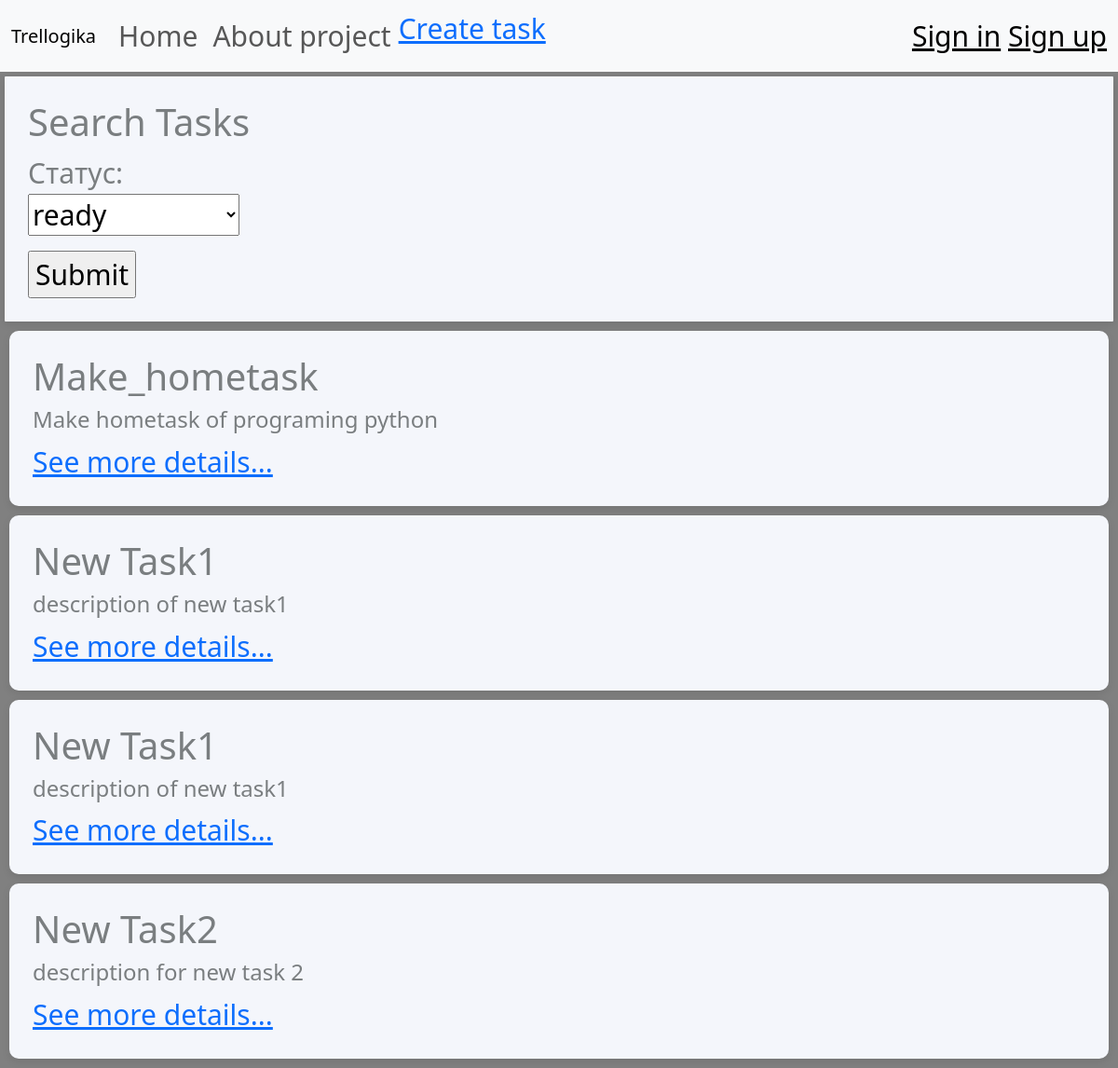
Before: / with the older database file.
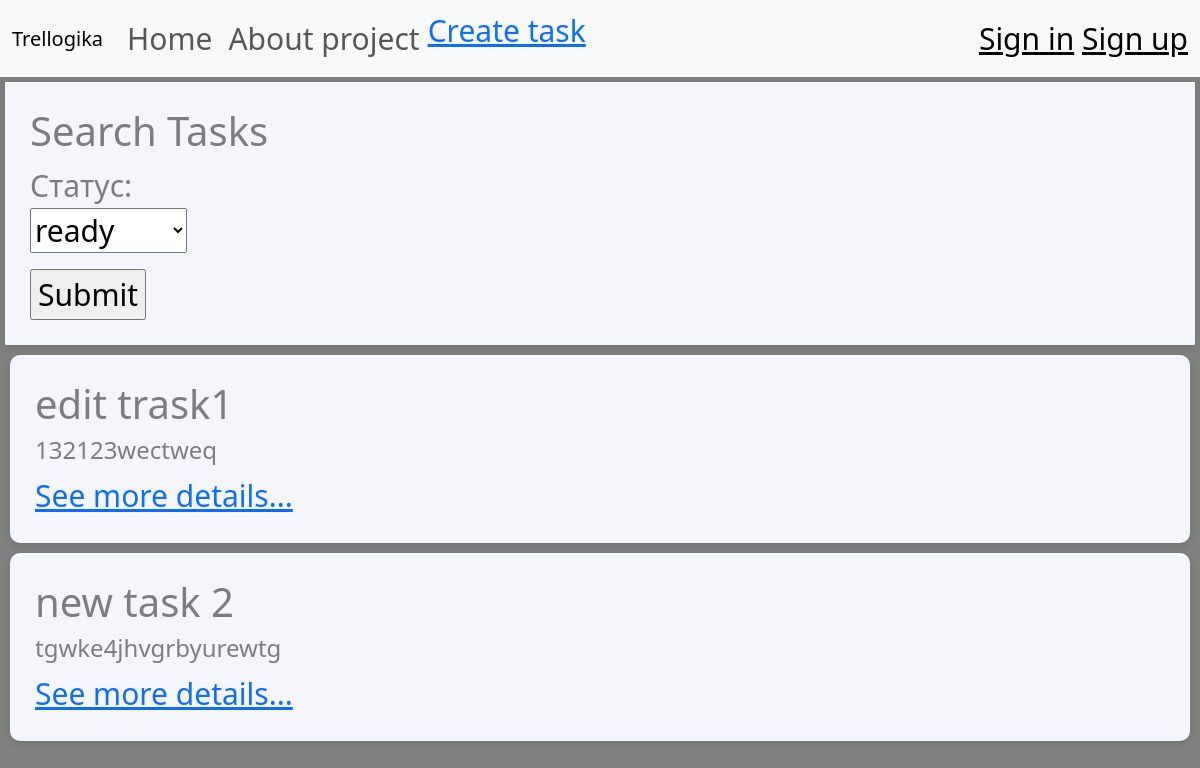
After: the same page with the newer database file.
### task_app/models.py (models this page shows, shortened)
class Task(models.Model):
    task_name = models.CharField(max_length=100)
    description = models.TextField()
    status = models.ForeignKey(State, on_delete=models.DO_NOTHING)
    preorety = models.ForeignKey(Preoretis, on_delete=models.DO_NOTHING)
    date_start = models.DateTimeField(blank=True, null=True)
    date_finished = models.DateTimeField(blank=True, null=True)
    creator = models.ForeignKey(User, null=True, blank=True, on_delete=models.SET_NULL) #who created the task

### task_app/views.py (the view)
# urls.py: path('', views.TaskList.as_view(), name='task_list'),
class TaskList(ListView):
    model = Task
    template_name = 'task_app/tasklist.html'
    context_object_name = 'tasks'
    def get_context_data(self, **kwargs):
        context = super().get_context_data(**kwargs)
        context['form'] = FilterTaskForm(self.request.GET)
        return context
    def get_queryset(self):
        queryset = super().get_queryset()
        status = self.request.GET.get("status", 'all')
        if status != 'all':
            try:
                state = get_object_or_404(State, name=status)
                queryset = queryset.filter(status=state)
            except State.DoesNotExist:
                queryset = Task.objects.none()  # Empty queryset
        return queryset

### task_app/forms.py
class FilterTaskForm(forms.Form):
    print(list(State.objects.all()))
    result = []
    for  i in State.objects.all():
       result.append((i.name, i.name))
    status = forms.ChoiceField(choices=result, required=False, label='Статус')

### templates/task_app/tasklist.html
{% extends "task_app/base.html" %}
{% load static %}
{% block connect_styles %}
<link rel="stylesheet" href="{% static 'css/style.css' %}">
{% endblock %}
{% block content %}
    <div>
        <section class="filter-panel">
                <form method="get">
                    <h1>Search Tasks</h1>
                    {{ form.status.label_tag }}
                    <p>{{ form.status }}</p>
                    <input type="submit" class="filter-set-btn">
                </form>
        </section>
        <section>
            {% for task in tasks %}
                <section class="task">
                    <h1>{{ task.task_name }}</h1>
                    <h4>{{ task.description }}</h4>
                    <div><a href="{% url 'task_app:task_detail' task.pk %}">See more details...</a></div>
                </section>
            {% endfor %}
        </section>
    </div>
{% endblock content %}

### templates/task_app/base.html (shortened to what this page needs)
{% load static %}
<!DOCTYPE html>
<html lang="en">
<head>
    {% block connect_styles %}
    {% endblock connect_styles %}
    <link href="https://cdn.jsdelivr.net/npm/bootstrap@5.3.3/dist/css/bootstrap.min.css" rel="stylesheet">
    <link rel="stylesheet" href="{% static 'css/style.css' %}" >
</head>
<body>
    <header>
        <nav class="navbar navbar-expand-lg bg-body-tertiary">
            <div class="container-fluid">
              <a class="navbar-brand" href="#">Trellogika</a>
              <div class="collapse navbar-collapse" id="navbarText">
                <ul class="navbar-nav me-auto mb-2 mb-lg-0">
                  <li class="nav-item">
                    <a class="nav-link" aria-current="page" href="/">Home</a>
                  </li>
                  <li class="nav-item">
                    <a class="nav-link" href="#">About project</a>
                  </li>
                  <li class="nav-item">
                    <a href="/task/create">Create task</a>
                  </li>
                </ul>
                <span class="navbar-text">
                  <a href="">Sign in</a>
                  <a href="">Sign up</a>
                </span>
              </div>
            </div>
          </nav>
    </header>
    <main>
        {% block content %}
        {% endblock content %}
    </main>
</body>
</html>

### static/css/style.css (style rules this page uses)
body { background-color: grey; font-size: 30px; }
.task { border-radius: 10px; padding: 25px; margin: 10px; background-color: #f4f6fb; box-shadow: 0 3px 8px rgba(0,0,0,.1); color:#7a7e80 }
.filter-panel { border-radius: 1px; padding: 25px; margin: 5px; background-color: #f4f6fb; box-shadow: 0 3px 8px rgba(0,0,0,.1); color:#7a7e80; height: 100%; display: grid; }

Changed rows visible on the page:
removed Task: task_name "Make_hometask", description "Make hometask of programing python"
removed Task: task_name "New Task1", description "description of new task1"
removed Task: task_name "New Task2", description "description for new task 2"
added Task: task_name "edit trask1", description "132123wectweq"
changed Task: task_name "New Task1" → "new task 2"; description "description of new task1" → "tgwke4jhvgrbyurewtg"
